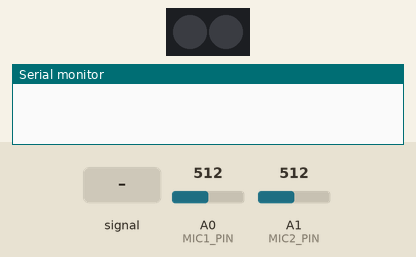
Simulated run of this sketch. Board: Arduino Uno, built with avr-gcc and run on an emulated ATmega328P. On the bench: 2 RGB LEDs in strip order, left to right, the last lines printed to the serial monitor. The inputs (shaded band) are chosen by the test bench; at power-on: A0 (MIC1_PIN) = 512, A1 (MIC2_PIN) = 512. Dim RGB values are drawn brighter than linear.

Above: at 1.2 s.
1.3 s: A0 (MIC1_PIN) fed a 200 Hz sine of ±81 counts around its level
At 1.8 s:
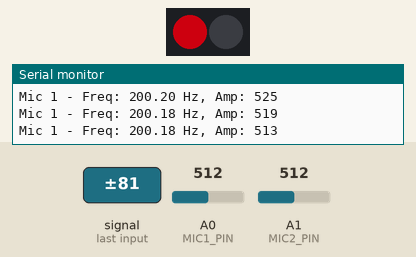
4.3 s: A1 (MIC2_PIN) fed a 1000 Hz sine of ±255 counts around its level
At 4.73 s:
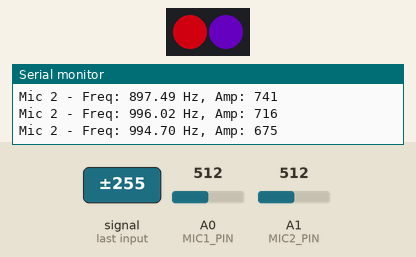
7.3 s: A0 (MIC1_PIN) fed a 1000 Hz sine of ±255 counts around its level
At 7.73 s:
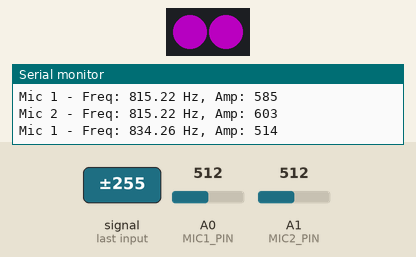
10.3 s: A1 (MIC2_PIN) fed a 200 Hz sine of ±81 counts around its level
At 12.54 s:
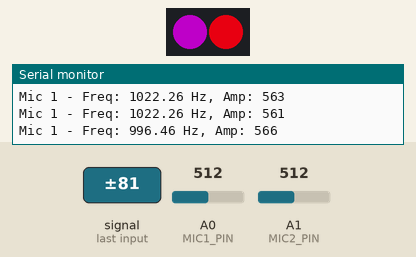
13.3 s: A0 (MIC1_PIN) fed a 50 Hz sine of ±306 counts around its level
At 14.17 s:
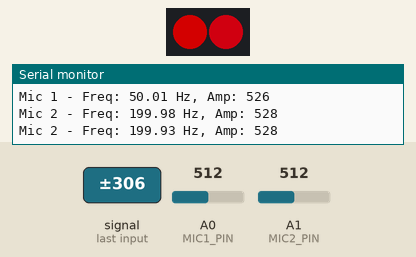
16.3 s: A0 (MIC1_PIN) set to 716
Timing chart, 0 to 20.3 s (numbered marks = the images above; inputs shaded):
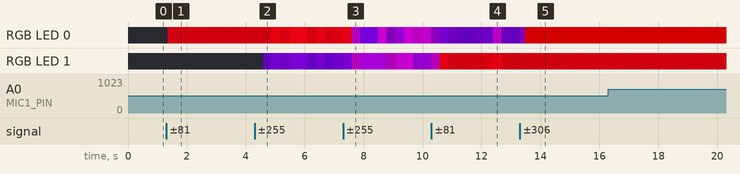

The sketch:

Microphone_Script.ino
```cpp
#include <FastLED.h>

#define LED_PIN 2
#define NUM_LEDS 2
#define MIC1_PIN A0
#define MIC2_PIN A1

CRGB leds[NUM_LEDS];

const int threshold = 512; // Mid-point for zero-crossing

// State for Mic 1
unsigned long prevTime1 = 0, periodSum1 = 0;
int crossings1 = 0;
bool wasAbove1 = false;

// State for Mic 2
unsigned long prevTime2 = 0, periodSum2 = 0;
int crossings2 = 0;
bool wasAbove2 = false;

const int maxCrossings = 10;

void setup() {
  pinMode(MIC1_PIN, INPUT);
  pinMode(MIC2_PIN, INPUT);
  Serial.begin(115200);
  FastLED.addLeds<WS2812, LED_PIN, GRB>(leds, NUM_LEDS);
  FastLED.setMaxPowerInVoltsAndMilliamps(5, 500);
  FastLED.clear();
  FastLED.show();
}

void loop() {
  handleMic(MIC1_PIN, 0, &prevTime1, &periodSum1, &crossings1, &wasAbove1);
  handleMic(MIC2_PIN, 1, &prevTime2, &periodSum2, &crossings2, &wasAbove2);
}

void handleMic(int micPin, int ledIndex,
               unsigned long* prevTime, unsigned long* periodSum,
               int* crossings, bool* wasAbove) {

  int sample = analogRead(micPin);
  bool isAbove = sample > threshold;

  if (isAbove && !(*wasAbove)) {
    unsigned long now = micros();

    if (*crossings > 0) {
      unsigned long period = now - *prevTime;
      *periodSum += period;
    }

    *prevTime = now;
    (*crossings)++;

    if (*crossings >= maxCrossings) {
      float avgPeriod = *periodSum / float(*crossings - 1);
      float frequency = 1000000.0 / avgPeriod;

      // Print debug info
      Serial.print("Mic ");
      Serial.print(micPin == MIC1_PIN ? "1" : "2");
      Serial.print(" - Freq: ");
      Serial.print(frequency);
      Serial.print(" Hz, Amp: ");
      Serial.println(sample);

      // Update LED for this mic
      updateLED(ledIndex, sample, frequency);

      // Reset for next cycle
      *periodSum = 0;
      *crossings = 0;
    }
  }

  *wasAbove = isAbove;
}

void updateLED(int ledIndex, int amplitude, float frequency) {
  // Constrain frequency and map to RGB colour (low = red, high = blue)
  frequency = constrain(frequency, 100, 1500);
  amplitude = constrain(amplitude, 200, 800);
  uint8_t red = map(frequency, 100, 1500, 255, 0);
  uint8_t blue = map(frequency, 100, 1500, 0, 255);

  // Map amplitude to brightness
  uint8_t brightness = map(amplitude, 300, 800, 20, 255);

  leds[ledIndex] = CRGB(red, 0, blue);
  FastLED.setBrightness(brightness);
  FastLED.show();
}
```
